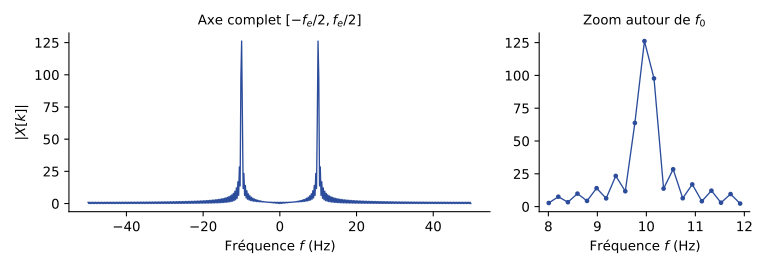

This chart was generated by the following Python code:
"""TSIG1 ch. 3 — TFD d'un cosinus, même calcul que l'exemple Matlab des notes [notes, f. 6 v°].
N = 256, Te = 0,01 s, f0 = 10 Hz, FFT sur M = 512 points, axe f_k = k fe / M, k = -M/2 .. M/2-1."""
import numpy as np
import matplotlib
matplotlib.use("Agg")
import matplotlib.pyplot as plt
plt.rcParams.update({"font.family": "sans-serif", "font.size": 10, "svg.fonttype": "none"})
N, Te, f0, M = 256, 0.01, 10.0, 512
n = np.arange(N)
x = np.cos(2 * np.pi * f0 * n * Te)
X = np.fft.fft(x, M)
f = np.arange(-M // 2, M // 2) / (M * Te)
fig, (a, b) = plt.subplots(1, 2, figsize=(8, 2.8), gridspec_kw={"width_ratios": [2, 1]})
a.plot(f, np.fft.fftshift(np.abs(X)), color="#2B4C9B", lw=1)
a.set_xlabel("Fréquence $f$ (Hz)"); a.set_ylabel("$|X[k]|$")
a.set_title("Axe complet $[-f_e/2, f_e/2]$", fontsize=10)
m = (f > 8) & (f < 12)
b.plot(f[m], np.fft.fftshift(np.abs(X))[m], "o-", ms=2.5, color="#2B4C9B", lw=1)
b.set_xlabel("Fréquence $f$ (Hz)"); b.set_title("Zoom autour de $f_0$", fontsize=10)
for ax in (a, b):
    ax.spines[["top", "right"]].set_visible(False)
fig.tight_layout(); fig.savefig("03-tfd-cosinus.svg")
